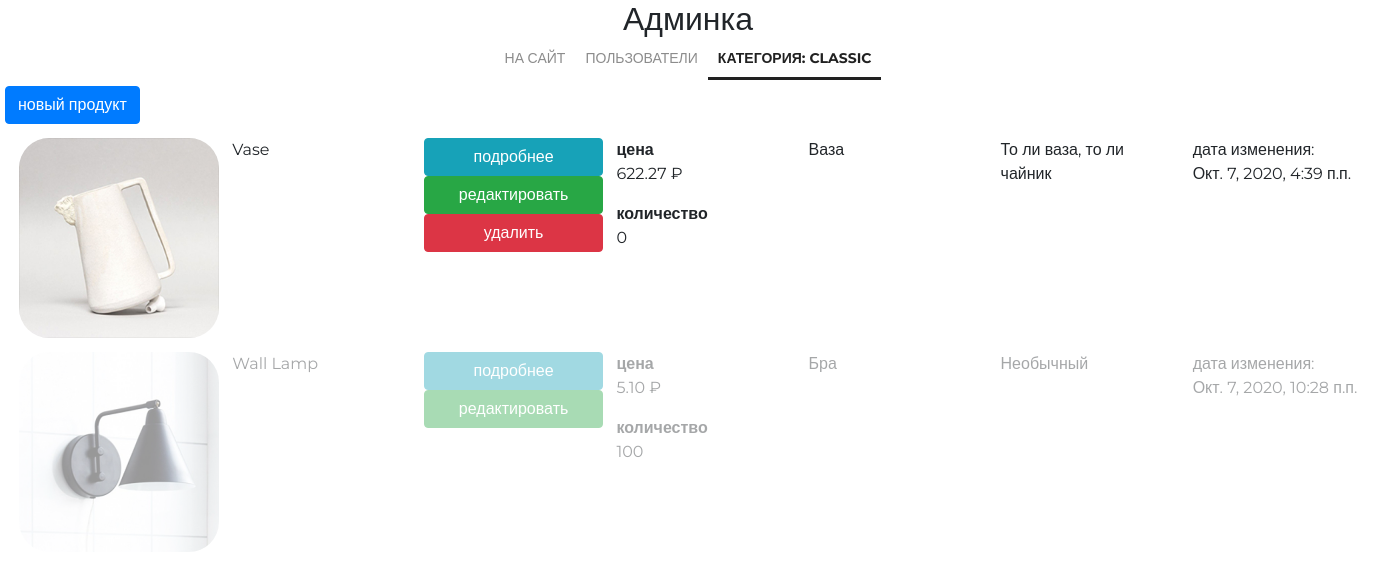
Page /my/admin/category/30/products/ (signed in) on the earlier database version.
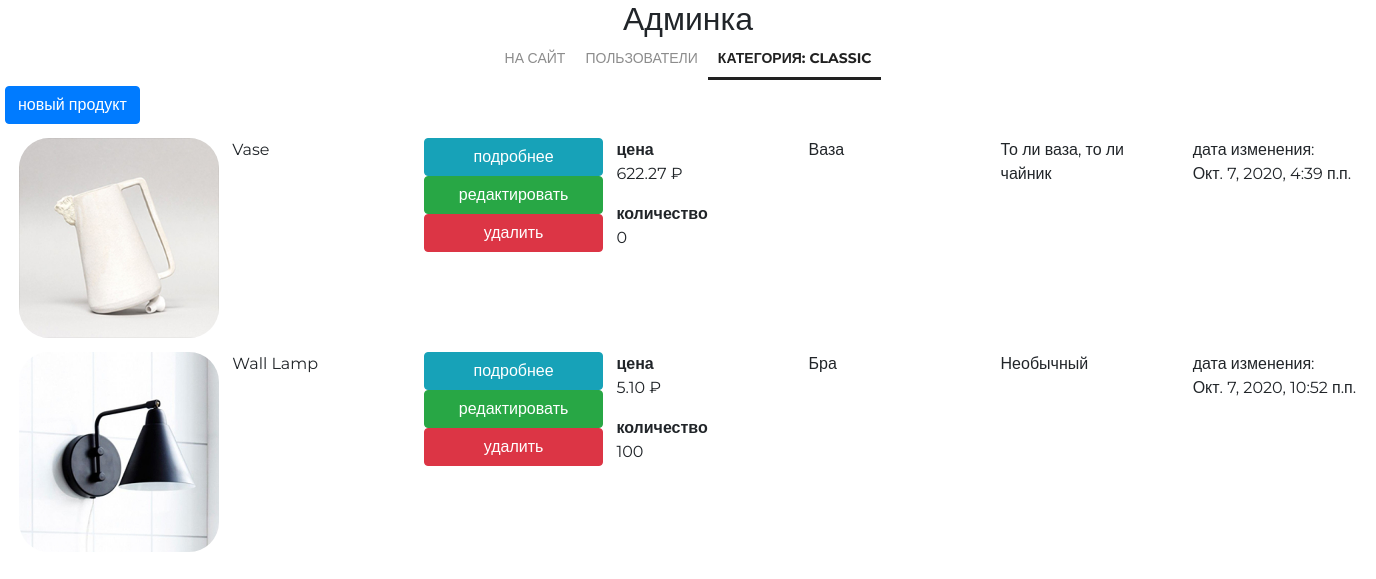
Same page on the later database version.
### mainapp/models.py (models this page shows, shortened)
class ProductCategory(models.Model):
    name = models.CharField(verbose_name='имя категории', max_length=128)
    description = models.TextField(verbose_name='описание категории', blank=True)
    is_active = models.BooleanField(verbose_name='активность', default=True)
    modified_date = models.DateTimeField(
        verbose_name='дата изменения', auto_now=True)
    class Meta:
        verbose_name = 'Категория продукта'
        verbose_name_plural = 'Категории продуктов'
        ordering = ['-is_active', 'name']

class Product(models.Model):
    category = models.ForeignKey(ProductCategory,
                                 on_delete=models.CASCADE,
                                 verbose_name='категория продукта')
    name = models.CharField('имя продукта', max_length=128)
    image = models.ImageField(upload_to='products_images', blank=True)
    short_desc = models.CharField('краткое описание продукта', max_length=64, blank=True)
    description = models.TextField('описание продукта', blank=True)
    price = models.DecimalField('цена продукта', max_digits=8, decimal_places=2, default=0)
    quantity = models.PositiveIntegerField('количество на складе', default=0)
    is_active = models.BooleanField(verbose_name='активность', default=True)
    modified_date = models.DateTimeField(
        verbose_name='дата изменения', auto_now=True)
    class Meta:
        verbose_name = 'продукт'
        verbose_name_plural = 'продукты'
        ordering = ['-is_active', 'category', 'name']

### adminapp/views.py (the view)
# urls.py: path('category/<int:category_pk>/products/', adminapp.category_products,
@user_passes_test(lambda u: u.is_superuser)
def category_products(request, category_pk):
    category = get_object_or_404(ProductCategory, pk=category_pk)
    object_list = category.product_set.all()
    context = {
        'page_title': f'админка/категория {category.name}/продукты',
        'category': category,
        'object_list': object_list,
    }
    return render(request, 'adminapp/category_products_list.html', context)

### mainapp/context_processors.py (called while the page is built)
def get_categories(request):
    return {
        'categories': ProductCategory.objects.filter(is_active=True),
    }

### mainapp/templatetags/my_tags.py (called while the page is built)
def media_folder_products(string):
    if not string:
        string = 'products_images/default.jpg'
    return f'{settings.MEDIA_URL}{string}'

### adminapp/templates/adminapp/category_products_list.html
{% extends 'adminapp/base.html' %}
{% load static %}
{% load my_tags %}
{% block container %}
    <div class="categories_list">
        <a href="{% url 'my_admin:product_create' category_pk=category.pk %}"
           class="btn btn-primary new-category">
            новый продукт
        </a>
        {% for object in object_list %}
            <div class="category-record {% if not object.is_active %}not-active{% endif %}">
                <div>
                    <img src="{{ object.image|media_folder_products }}"
                     alt="{{ object.name }}">
                </div>
                <div class="category-name">
                    {{ object.name|title }}
                </div>
                <div class="category-actions">
                    <a href="{% url 'my_admin:product_read' product_pk=object.pk %}"
                       class="btn btn-info">
                        подробнее
                    </a>
                    <a href="{% url 'my_admin:product_update' object.pk %}"
                       class="btn btn-success">
                        редактировать
                    </a>
                    {% if object.is_active %}
                        <a href="{% url 'my_admin:product_delete' object.pk %}"
                           class="btn btn-danger">
                            удалить
                        </a>
                    {% endif %}
                </div>
                <div class="summary">
                    <b>цена</b>
                    <p>{{ object.price }} &#8381;</p>
                    <b>количество</b>
                    <p>{{ object.quantity }}</p>
                </div>
                <div class="category-desc">
                    {{ object.short_desc|capfirst }}
                </div>
                <div class="product-description">
                    {{ object.description|capfirst }}
                </div>
                <div class="modified_date">
                    дата изменения:<br>
                    {{ object.modified_date }}
                </div>
            </div>
        {% endfor %}
    </div>
{% endblock %}

### adminapp/templates/adminapp/base.html (shortened to what this page needs)
{% load static %}
<!DOCTYPE html>
<html lang="en">
<head>
    {% block css %}
        <link rel="stylesheet"
              href="{% static 'node_modules/bootstrap/dist/css/bootstrap.min.css' %}">
        <link rel="stylesheet" href="{% static 'fonts/icomoon/style.css' %}">
        <link rel="stylesheet" href="{% static 'css/style.css' %}">
    {% endblock %}
</head>
<body>
<div class="my-container admin-container">
    <div class="h2 text-center head">
        Админка
    </div>
    {% block menu %}
        <div class="admin-menu">
            {% include 'adminapp/includes/inc__admin_menu.html' %}
        </div>
    {% endblock %}
    {% block container %}
    {% endblock %}
</div>
</body>
</html>

### adminapp/templates/adminapp/includes/inc__admin_menu.html (shortened to what this page needs)
<ul class="admin-menu">
    <li class="admin-menu-list">
        <a href="{% url 'main:index' %}" class="menu_link">на сайт</a>
    </li>
    <li class="admin-menu-list">
        <a href="{% url 'my_admin:index' %}" class="
        menu_link
">пользователи</a>
    </li>
    <li class="admin-menu-list">
        <a href="{% url 'my_admin:categories_read' %}" class="
        menu_link
        {% if request.resolver_match.url_name == 'categories_read' or category.name %}
            menu_link__active
        {% endif %}">
            {% if category %}
                категория: {{ category.name }}
            {% else %}
                категории
            {% endif %}
        </a>
    </li>
</ul>

### static/css/style.css (style rules this page uses)
* { margin: 0; padding: 0; }
html { height: 100%; }
body { height: 100%; font-family: "Montserrat", sans-serif; }
.my-container { width: 1366px; margin: 0 auto; }
.menu_link { color: #8c8c8c; font-size: 14px; font-weight: 300; text-transform: uppercase; text-decoration: none !important; padding: 10px 10px; transition: 0.1s; }
.menu_link__active { color: #212121; font-weight: 700; border-bottom: solid 3px #212121; }
.admin-menu { display: flex; justify-content: center; }
.admin-menu-list { list-style-type: none; }
.admin-menu-list a { text-decoration: none !important; }
.categories_list .new-category { margin-bottom: 1%; }
.categories_list .category-record { display: flex; margin-bottom: 1%; }
.categories_list .category-record div { width: 20%; margin-left: 1%; }
.categories_list .category-record img { width: 200px; height: 200px; border-radius: 15%; }
.categories_list .category-record .category-actions { display: flex; flex-direction: column; }

Differences in the rows shown:
changed Product "Wall Lamp": modified_date "Окт. 7, 2020, 10:28 п.п." → "Окт. 7, 2020, 10:52 п.п."; now shows "удалить"
